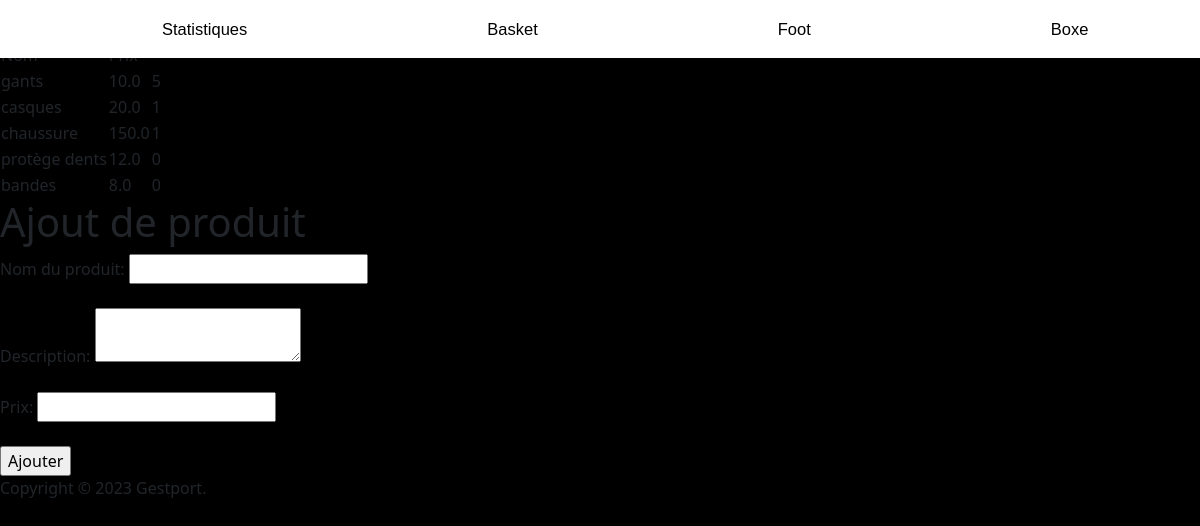
Page /boxe/ on the committed database.
### appAsso/models.py (models this page shows)
class Products(models.Model):
    nomProduit = models.CharField(max_length= 45, null = False)
    prix = models.FloatField(default=0.0, null = False)
    cProduit = models.CharField(max_length=45, null = False)
    quantite = models.PositiveIntegerField(default=0)
    img = models.ImageField(upload_to="imgs", blank=True)

### appAsso/views.py (the view)
# urls.py: path('boxe/', boxe, name='boxe'),
def boxe(request):
    boxep = Products.objects.filter(cProduit = "boxe")
    return render(request, 'boxe.html',{'boxep': boxep})

### appAsso/templates/boxe.html (shortened to what this page needs)
{% extends 'base.html' %}
{% load static %}
    {% block content %}
    <h3>PRODUITS</h3>
        <table>
            <tr>
                <td>Nom</td>
                <td>Prix</td>
            </tr>
            {% for product in boxep %}
                    <tr>
                        <td>
                            {{ product.nomProduit }}
                        </td>
                        <td>
                            {{ product.prix }}
                        </td>
                        <td>
                            {{ product.quantite }}
                        </td>
                    </tr>
                    {% endfor %}
        </table>
    <h1>Ajout de produit</h1>
    <form method="POST">
        <label for="nom">Nom du produit:</label>
        <input type="text" id="nom" name="nom"><br><br>
        <label for="description">Description:</label>
        <textarea id="description" name="description"></textarea><br><br>
        <label for="prix">Prix:</label>
        <input type="number" id="prix" name="prix"><br><br>
        <input type="submit" value="Ajouter">
    </form>
    {% endblock %}

### rows in the picture
Products: nomProduit "gants", prix "10.0", quantite "5"
Products: nomProduit "casques", prix "20.0", quantite "1"
Products: nomProduit "chaussure", prix "150.0", quantite "1"
Products: nomProduit "protège dents", prix "12.0", quantite "0"
Products: nomProduit "bandes", prix "8.0", quantite "0"
